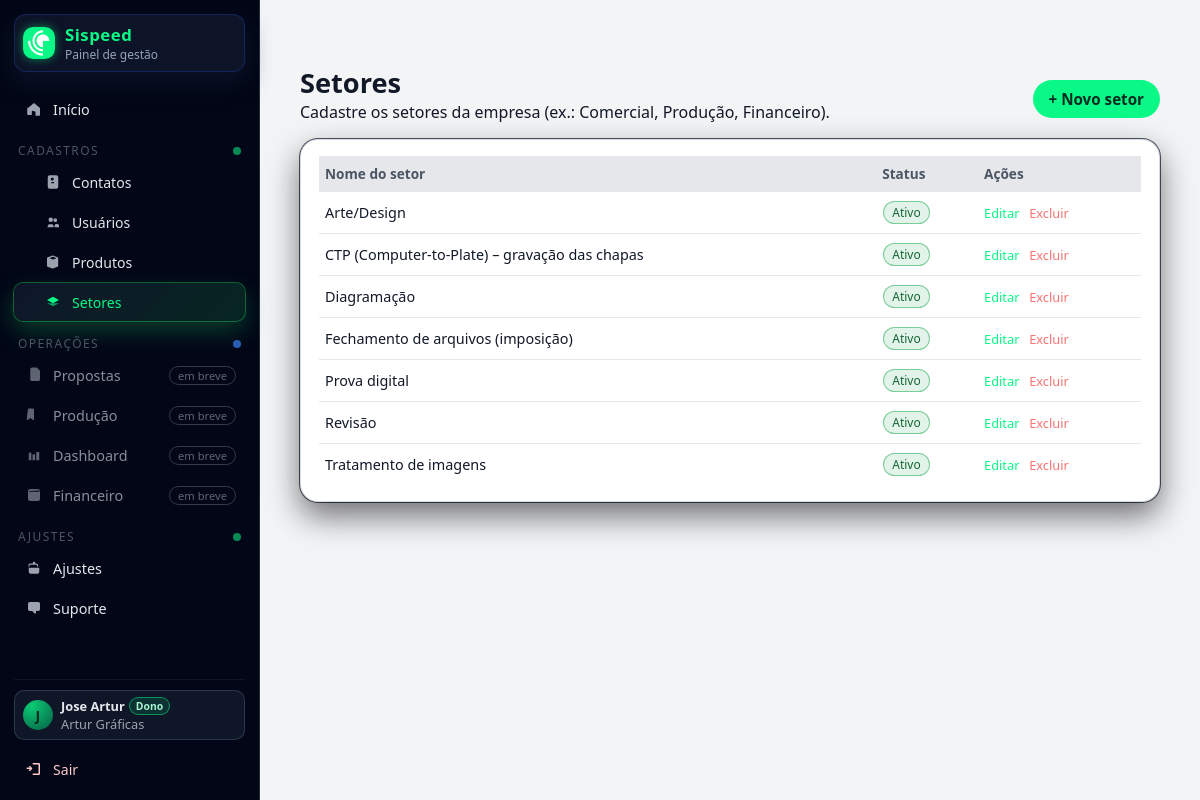
Screenshot of /setores/ (signed in) with the database file from the repository.
### core/models.py (models this page shows, shortened)
class UserCompany(models.Model):
    user = models.OneToOneField(
        settings.AUTH_USER_MODEL,
        on_delete=models.CASCADE,
        related_name="company_link",
    )
    company = models.ForeignKey(
        Company,
        on_delete=models.CASCADE,
        related_name="users",
    )
    is_owner = models.BooleanField(
        "Dono da empresa",
        default=False,
        help_text="Usuário principal, não pode perder acesso.",
    )
    class Meta:
        verbose_name = "Usuário da empresa"
        verbose_name_plural = "Usuários da empresa"
        ordering = ["company", "user__username"]

class Company(models.Model):
    name = models.CharField("Nome da empresa", max_length=255)
    cnpj = models.CharField("CNPJ", max_length=18, blank=True, null=True)
    email = models.EmailField("E-mail", unique=True)
    phone = models.CharField("Telefone", max_length=20, blank=True, null=True)
    created_at = models.DateTimeField(auto_now_add=True)
    cep = models.CharField("CEP", max_length=9, blank=True, null=True)
    address = models.CharField("Endereço", max_length=255, blank=True, null=True)
    number = models.CharField("Número", max_length=20, blank=True, null=True)
    district = models.CharField("Bairro", max_length=100, blank=True, null=True)
    city = models.CharField("Cidade", max_length=100, blank=True, null=True)
    uf = models.CharField("UF", max_length=2, blank=True, null=True)
    logo = models.ImageField(
        "Logo da empresa",
        upload_to=company_logo_upload_path,
        blank=True,
        null=True,
    )
    whatsapp_default_message = models.TextField(
        "Mensagem padrão do WhatsApp",
        blank=True,
        null=True,
        help_text="Mensagem sugerida ao iniciar uma conversa pelo WhatsApp.",
    )
    class Meta:
        verbose_name = "Empresa"
        verbose_name_plural = "Empresas"

class Sector(models.Model):
    company = models.ForeignKey(
        Company,
        on_delete=models.CASCADE,
        related_name="sectors",
        verbose_name="Empresa",
    )
    name = models.CharField("Nome do setor", max_length=150)
    is_active = models.BooleanField("Ativo", default=True)
    created_at = models.DateTimeField(auto_now_add=True)
    class Meta:
        verbose_name = "Setor"
        verbose_name_plural = "Setores"
        ordering = ["name"]

### core/views.py (the view)
# urls.py: path("setores/", core_views.sectors_list, name="sectors_list"),
@login_required
def sectors_list(request):
    deny = _require_permission(request, "can_manage_sectors")
    if deny:
        return deny
    company = _get_user_company(request)
    sectors = Sector.objects.filter(company=company)
    return render(request, "sectors/list.html", {"sectors": sectors})

### templates/sectors/list.html (shortened to what this page needs)
{% extends "base.html" %}
{% block content %}
<div class="page-wrapper">
    <div class="page-header-row">
        <div>
            <h1>Setores</h1>
            <p>Cadastre os setores da empresa (ex.: Comercial, Produção, Financeiro).</p>
        </div>
        <a href="{% url 'sectors_create' %}" class="btn-primary btn-inline">
            + Novo setor
        </a>
    </div>
    <div class="card-table">
        {% if sectors %}
            <table class="table">
                <thead>
                    <tr>
                        <th>Nome do setor</th>
                        <th>Status</th>
                        <th class="col-actions">Ações</th>
                    </tr>
                </thead>
                <tbody>
                    {% for s in sectors %}
                        <tr>
                            <td>{{ s.name }}</td>
                            <td>
                                {% if s.is_active %}
                                    <span class="tag tag-success">Ativo</span>
                                {% else %}
                                    <span class="tag tag-muted">Inativo</span>
                                {% endif %}
                            </td>
                            <td class="col-actions">
                                <a href="{% url 'sectors_edit' s.pk %}" class="link-small">Editar</a>
                                <a href="{% url 'sectors_delete' s.pk %}" class="link-small link-danger">Excluir</a>
                            </td>
                        </tr>
                    {% endfor %}
                </tbody>
            </table>
        {% else %}
            <p class="empty-text">Nenhum setor cadastrado ainda.</p>
        {% endif %}
    </div>
</div>
{% endblock %}

### templates/base.html (shortened to what this page needs)
{% load static %}
<!DOCTYPE html>
<html lang="pt-br">
<head>
    <link rel="stylesheet" href="{% static 'css/style.css' %}">
</head>
<body
    class="{% if user.is_authenticated and user.preferences.theme == 'light' %}theme-light{% else %}theme-dark{% endif %}">
    {% block body %}
    <div class="layout">
        {% if user.is_authenticated %}
        {% with company_link=user.company_link permissions=user.company_link.permissions %}
        <aside class="sidebar">
            <div class="sidebar-top">
                <a href="{% url 'dashboard' %}" class="sidebar-brand">
                    <img src="{% static 'img/icon.ico' %}" alt="Sispeed" class="sidebar-logo">
                    <div class="sidebar-brand-text">
                        <span class="brand-title">Sispeed</span>
                        <span class="brand-subtitle">Painel de gestão</span>
                    </div>
                </a>
                <nav class="sidebar-nav">
                    <a href="{% url 'dashboard' %}"
                        class="nav-link {% if request.resolver_match.url_name == 'dashboard' %}active{% endif %}">
                        <span class="nav-icon">
                            <svg viewBox="0 0 24 24" aria-hidden="true">
                                <path
                                    d="M4 10.5 12 4l8 6.5V20a1 1 0 0 1-1 1h-4.5a.5.5 0 0 1-.5-.5v-4.25a1.25 1.25 0 0 0-1.25-1.25h-1.5A1.25 1.25 0 0 0 9 15.25V19.5a.5.5 0 0 1-.5.5H4a1 1 0 0 1-1-1v-9z" />
                            </svg>
                        </span>
                        <span class="nav-label">Início</span>
                    </a>
                    <div class="nav-section">
                        <div class="nav-section-header">
                            <span class="nav-section-label">Cadastros</span>
                            <span class="nav-section-dot"></span>
                        </div>
                        <div class="nav-section-items">
                            {% with has_access=permissions.can_manage_contacts %}
                            <a href="{% url 'contacts_list' %}" class="nav-link nav-sub
                                      {% if not has_access and not company_link.is_owner %}nav-no-access{% endif %}">
                                <span class="nav-icon">
                                    <svg viewBox="0 0 24 24" aria-hidden="true">
                                        <path
                                            d="M5 5.75A2.75 2.75 0 0 1 7.75 3h8.5A2.75 2.75 0 0 1 19 5.75v12.5A2.75 2.75 0 0 1 16.25 21h-8.5A2.75 2.75 0 0 1 5 18.25zM9 8a2 2 0 1 0 4 0 2 2 0 0 0-4 0Zm4.5 5.25c0-.69-.56-1.25-1.25-1.25h-1.5A1.25 1.25 0 0 0 9.5 13.25v.25h4z" />
                                    </svg>
                                </span>
                                <span class="nav-label">Contatos</span>
                            </a>
                            {% endwith %}
                            {% with has_access=permissions.can_manage_users %}
                            <a href="{% url 'users_list' %}" class="nav-link nav-sub
                                      {% if not has_access and not company_link.is_owner %}nav-no-access{% endif %}">
                                <span class="nav-icon">
                                    <svg viewBox="0 0 24 24" aria-hidden="true">
                                        <path
                                            d="M9 12a3 3 0 1 0-3-3 3 3 0 0 0 3 3Zm6 0a2.5 2.5 0 1 0-2.5-2.5A2.5 2.5 0 0 0 15 12Zm-9.75 5.5A2.25 2.25 0 0 1 7.5 15h3a2.25 2.25 0 0 1 2.25 2.25V19H5.25A.75.75 0 0 1 4.5 18.25ZM14 17.25A3.25 3.25 0 0 1 17.25 14.5h.5A2.25 2.25 0 0 1 20 16.75V19h-6Z" />
                                    </svg>
                                </span>
                                <span class="nav-label">Usuários</span>
                            </a>
                            {% endwith %}
                            {% with has_access=permissions.can_manage_products %}
                            <a href="{% url 'products_list' %}" class="nav-link nav-sub
                                      {% if not has_access and not company_link.is_owner %}nav-no-access{% endif %}">
                                <span class="nav-icon">
                                    <svg viewBox="0 0 24 24" aria-hidden="true">
                                        <path
                                            d="m11.2 3.3-6 2.4A1.5 1.5 0 0 0 4 7.1v9.8a1.5 1.5 0 0 0 .9 1.4l6 2.4a1.5 1.5 0 0 0 1.1 0l6-2.4a1.5 1.5 0 0 0 .9-1.4V7.1a1.5 1.5 0 0 0-.9-1.4l-6-2.4a1.5 1.5 0 0 0-1.1 0ZM12 5l4.7 1.9L12 8.8 7.3 6.9Z" />
                                    </svg>
                                </span>
                                <span class="nav-label">Produtos</span>
                            </a>
                            {% endwith %}
                            {% with has_access=permissions.can_manage_sectors %}
                            <a href="{% url 'sectors_list' %}" class="nav-link nav-sub
                                      {% if request.resolver_match.url_name|default:''|slice:':7' == 'sectors' %}active{% endif %}
                                      {% if not has_access and not company_link.is_owner %}nav-no-access{% endif %}">
                                <span class="nav-icon">
                                    <svg viewBox="0 0 24 24" aria-hidden="true">
                                        <path d="M4 9.25 12 5l8 4.25-8 4.25Z" />
                                        <path d="m4 13.5 8 4.25 8-4.25" opacity=".6" />
                                    </svg>
                                </span>
                                <span class="nav-label">Setores</span>
                            </a>
                            {% endwith %}
                        </div>
                    </div>
                    <div class="nav-section">
                        <div class="nav-section-header">
                            <span class="nav-section-label">Operações</span>
                            <span class="nav-section-dot dot-secondary"></span>
                        </div>
                        <div class="nav-section-items">
                            <a href="#" class="nav-link nav-disabled">
                                <span class="nav-icon">
                                    <svg viewBox="0 0 24 24" aria-hidden="true">
                                        <path
                                            d="M7 4.5A2.5 2.5 0 0 1 9.5 2h5.38a1.5 1.5 0 0 1 1.06.44l3.62 3.62A1.5 1.5 0 0 1 20 7.12V17.5A2.5 2.5 0 0 1 17.5 20H9.5A2.5 2.5 0 0 1 7 17.5Z" />
                                    </svg>
                                </span>
                                <span class="nav-label">Propostas</span>
                                <span class="nav-pill">em breve</span>
                            </a>
                            <a href="#" class="nav-link nav-disabled">
                                <span class="nav-icon">
                                    <svg viewBox="0 0 24 24" aria-hidden="true">
                                        <path
                                            d="M3.75 5A1.75 1.75 0 0 1 5.5 3.25h4.75A1.75 1.75 0 0 1 12 5v13a.75.75 0 0 1-1.14.62l-3.3-2.2a.75.75 0 0 0-.84 0l-3.3 2.2A.75.75 0 0 1 2.25 18Z" />
                                    </svg>
                                </span>
                                <span class="nav-label">Produção</span>
                                <span class="nav-pill">em breve</span>
                            </a>
                            <a href="#" class="nav-link nav-disabled">
                                <span class="nav-icon">
                                    <svg viewBox="0 0 24 24" aria-hidden="true">
                                        <path
                                            d="M5 19V9.5a1 1 0 0 1 1-1h1.5a1 1 0 0 1 1 1V19Zm5 0v-7a1 1 0 0 1 1-1h1.5a1 1 0 0 1 1 1V19Zm5 0v-10a1 1 0 0 1 1-1H18a1 1 0 0 1 1 1V19Z" />
                                    </svg>
                                </span>
                                <span class="nav-label">Dashboard</span>
                                <span class="nav-pill">em breve</span>
                            </a>
                            <a href="#" class="nav-link nav-disabled">
                                <span class="nav-icon">
                                    <svg viewBox="0 0 24 24" aria-hidden="true">
                                        <path
                                            d="M4 6.75A2.75 2.75 0 0 1 6.75 4h10.5A2.75 2.75 0 0 1 20 6.75v10.5A2.75 2.75 0 0 1 17.25 20H6.75A2.75 2.75 0 0 1 4 17.25Zm2 0A.75.75 0 0 0 5.25 7.5h13.5a.75.75 0 0 0 0-1.5Z" />
                                    </svg>
                                </span>
                                <span class="nav-label">Financeiro</span>
                                <span class="nav-pill">em breve</span>
                            </a>
                        </div>
                    </div>
                    <div class="nav-section">
                        <div class="nav-section-header">
                            <span class="nav-section-label">Ajustes</span>
                            <span class="nav-section-dot"></span>
                        </div>
                        <div class="nav-section-items">
                            <a href="{% url 'settings' %}" class="nav-link">
                                <span class="nav-icon">
                                    <svg viewBox="0 0 24 24" aria-hidden="true">
                                        <path
                                            d="M10.5 4.5a1 1 0 0 1 1-1h1a1 1 0 0 1 1 1V6h1.25a2.75 2.75 0 0 1 2.75 2.75V10h-1.5V8.75a1.25 1.25 0 0 0-1.25-1.25H7.25A1.25 1.25 0 0 0 6 8.75V10H4.5V8.75A2.75 2.75 0 0 1 7.25 6H10.5Z" />
                                        <path d="M5 11.5h14V17a2.5 2.5 0 0 1-2.5 2.5h-9A2.5 2.5 0 0 1 5 17Z" />
                                    </svg>
                                </span>
                                <span class="nav-label">Ajustes</span>
                            </a>
                            <a href="#" class="nav-link">
                                <span class="nav-icon">
                                    <svg viewBox="0 0 24 24" aria-hidden="true">
                                        <path
                                            d="M6.25 4A2.25 2.25 0 0 0 4 6.25v7.5A2.25 2.25 0 0 0 6.25 16H9.5l3.25 3.25c.7.7 1.9.2 1.9-.79V16h3.1A2.25 2.25 0 0 0 20 13.75v-7.5A2.25 2.25 0 0 0 17.75 4Z" />
                                    </svg>
                                </span>
                                <span class="nav-label">Suporte</span>
                            </a>
                        </div>
                    </div>
                </nav>
            </div>
            <div class="sidebar-bottom">
                <div class="sidebar-user">
                    <div class="avatar-circle">
                        <span>{{ user.first_name|default:user.username|first|upper }}</span>
                    </div>
                    <div class="sidebar-user-info">
                        <span class="user-name">
                            {{ user.first_name|default:user.username }}
                            {% if company_link.is_owner %}
                            <span class="user-badge">Dono</span>
                            {% endif %}
                        </span>
                        <span class="user-company">
                            {{ company_link.company.name }}
                        </span>
                    </div>
                </div>
                <a href="{% url 'logout' %}" class="nav-link nav-logout">
                    <span class="nav-icon">
                    </span>
                    <span class="nav-label">Sair</span>
                </a>
            </div>
        </aside>
        {% endwith %}
        {% endif %}
        <main class="content">
            {% block content %}{% endblock %}
        </main>
    </div>
    {% endblock %}
</body>
</html>

### rows the page displays
UserCompany: company.name "Artur Gráficas"
Sector: name "Arte/Design", is_active "Ativo"
Sector: name "CTP (Computer-to-Plate) – gravação das chapas", is_active "Ativo"
Sector: name "Diagramação", is_active "Ativo"
Sector: name "Fechamento de arquivos (imposição)", is_active "Ativo"
Sector: name "Prova digital", is_active "Ativo"
Sector: name "Revisão", is_active "Ativo"
Sector: name "Tratamento de imagens", is_active "Ativo"

### other values shown
{{ user.first_name|default:user.username|first|upper }} "J"
{{ user.first_name|default:user.username }} "Jose Artur"
